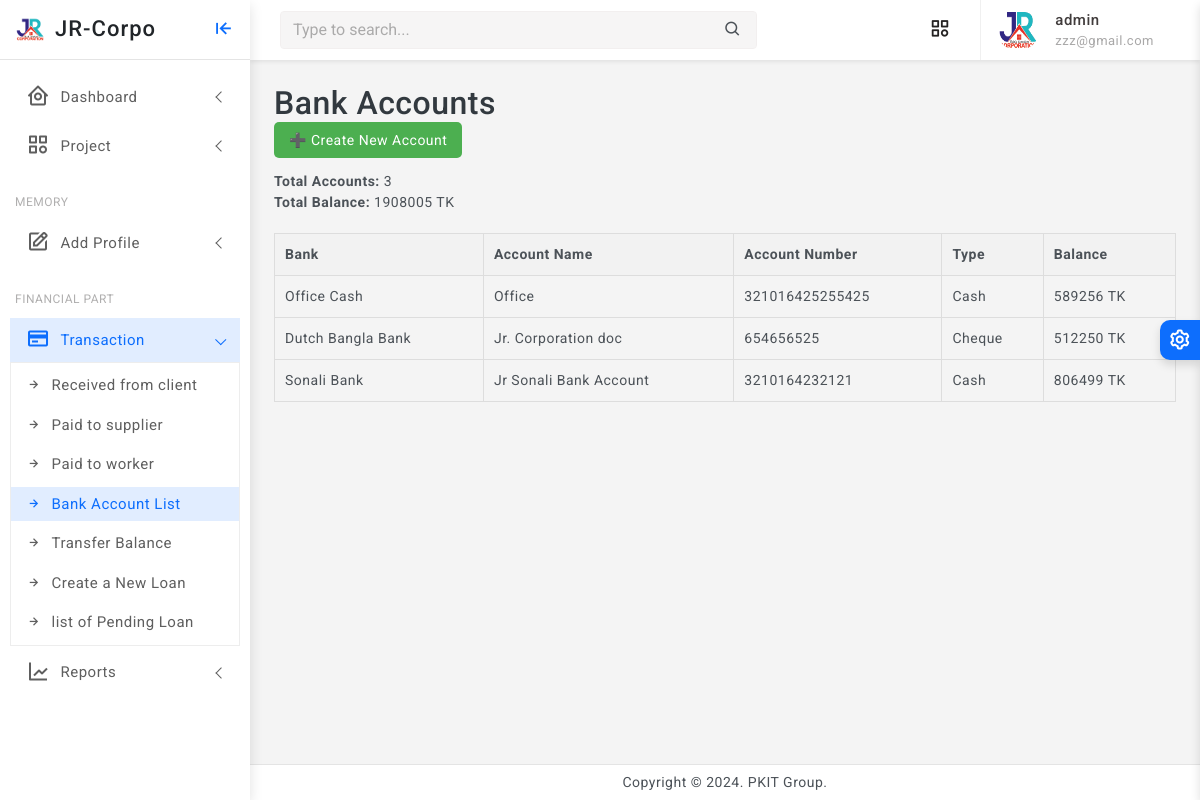
The app's page /bank/account/list/ (signed in), older data.
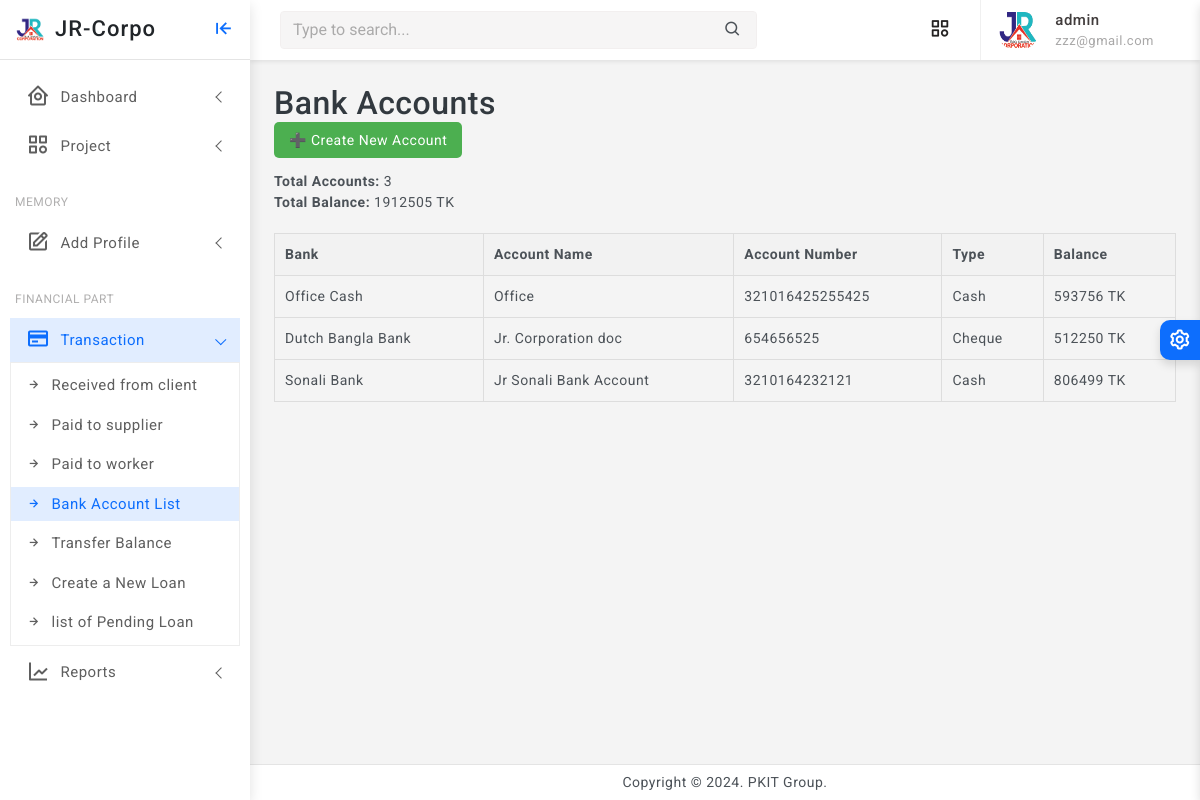
The same page, newer data.
### finance/models.py (models this page shows, shortened)
class BankAccount(models.Model):
    ACCOUNT_TYPES = [
        ('CASH', 'Cash'),
        ('BANK', 'Bank Deposit'),
        ('MOBILE', 'Bkash / Nogod / Rocket'),
        ('CHEQUE', 'Cheque'),
    ]
    bank = models.ForeignKey(Bank, on_delete=models.SET_NULL, null=True, blank=True, help_text="Select bank name")
    account_name = models.CharField(max_length=100, help_text="Account holder's name")
    account_number = models.CharField(max_length=50, unique=True)
    account_type = models.CharField(max_length=10, choices=ACCOUNT_TYPES, default='SAVINGS')
    balance = models.PositiveIntegerField(default=0)
    created_at = models.DateTimeField(auto_now_add=True)
    class Meta:
        verbose_name = "Bank Account"
        verbose_name_plural = "Bank Accounts"

class Bank(models.Model):
    name = models.CharField(max_length=100)

### finance/views.py (the view)
# urls.py: path('bank/account/list/', views.bank_accounts_list, name='bank_account_list'),
@staff_required
def bank_accounts_list(request):
    accounts = BankAccount.objects.all()
    total_balance = sum(account.balance for account in accounts)
    total_accounts = accounts.count()
    return render(request, 'bank/bank_account_list.html', {
        'accounts': accounts,
        'total_balance': total_balance,
        'total_accounts': total_accounts
    })

### finance/views.py (called while the page is built)
def staff_required(view_func):
    return user_passes_test(lambda u: u.is_authenticated and u.is_staff)(view_func)

### finance/templates/bank/bank_account_list.html (shortened to what this page needs)
{% extends 'partials/base0.html' %}
{% load static %}
{% block content %}
<h2>Bank Accounts</h2>
<div style="margin-bottom: 20px;">
    <a href="{% url 'bank_account_create' %}" style="background-color: #4CAF50; color: white; padding: 10px 15px; text-decoration: none; border-radius: 5px;">➕ Create New Account</a>
</div>
<div style="margin-bottom: 20px;">
    <strong>Total Accounts:</strong> {{ total_accounts }}<br>
    <strong>Total Balance:</strong> {{ total_balance }} TK
</div>
<table style="width: 100%; border-collapse: collapse; margin-bottom: 20px;">
    <thead>
        <tr style="background-color: #f2f2f2;">
            <th style="padding: 10px; border: 1px solid #ddd;">Bank</th>
            <th style="padding: 10px; border: 1px solid #ddd;">Account Name</th>
            <th style="padding: 10px; border: 1px solid #ddd;">Account Number</th>
            <th style="padding: 10px; border: 1px solid #ddd;">Type</th>
            <th style="padding: 10px; border: 1px solid #ddd;">Balance</th>
        </tr>
    </thead>
    <tbody>
        {% for account in accounts %}
        <tr>
            <td style="padding: 10px; border: 1px solid #ddd;">{{ account.bank.name }}</td>
            <td style="padding: 10px; border: 1px solid #ddd;">{{ account.account_name }}</td>
            <td style="padding: 10px; border: 1px solid #ddd;">{{ account.account_number }}</td>
            <td style="padding: 10px; border: 1px solid #ddd;">{{ account.get_account_type_display }}</td>
            <td style="padding: 10px; border: 1px solid #ddd;">{{ account.balance }} TK</td>
        </tr>
        {% empty %}
        <tr>
            <td colspan="6" style="padding: 10px; text-align: center;">No bank accounts found.</td>
        </tr>
        {% endfor %}
    </tbody>
</table>
{% endblock %}

Row changes from the older to the newer data that the page shows:
changed BankAccount "Office": balance "589256" → "593756"
Text that changed along with them:
{{ total_balance }}: "1908005" → "1912505"
